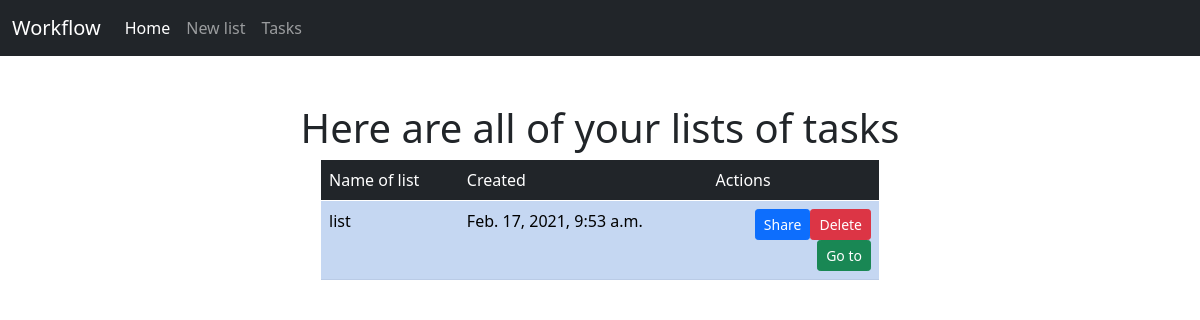
Before: / with the older database file.
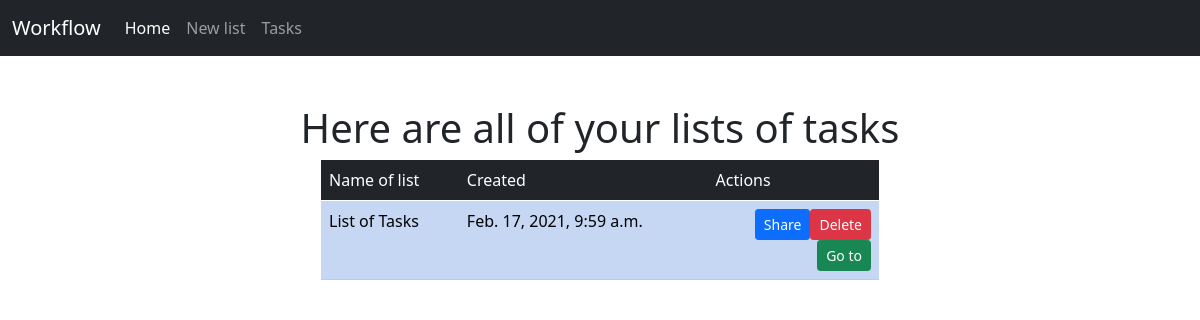
After: the same page with the newer database file.
### main_page/models.py (models this page shows, shortened)
class Bundle(models.Model):
    name = models.CharField(max_length=256, unique=True)
    created_date = models.DateTimeField('date of creation')

### main_page/views.py (the view)
# urls.py: path('', views.index, name='index'),
def index(request):
    context = {}
    data_from_site = request.POST
    print(data_from_site)
    if data_from_site.get('bundle_to_delete'):
        delete_bundle_and_tasks(data_from_site.get('bundle_to_delete'))
    if data_from_site and data_from_site.get('new_bundle_name'):
        try:
            create_new_bundle_and_tasks(data_from_site.get('new_bundle_name'), data_from_site.getlist('list_of_tasks'))
        except IntegrityError:
            context['IntegrityError'] = 'Couldn\'t create bundle. Bundle with that name already exists '
    context['all_bundles_list'] = Bundle.objects.all()
    context['data_json'] = len(Bundle.objects.all())
    return render(request, 'main_page/index.html', context)

### templates/main_page/index.html (shortened to what this page needs)
{% load static %}
<!DOCTYPE html>
<html lang="en">
<head>
    <link href="https://cdn.jsdelivr.net/npm/bootstrap@5.0.0-beta1/dist/css/bootstrap.min.css" rel="stylesheet">
    <link href="{% static 'main_page/js/jquery-ui-1.12.1/jquery-ui.min.css' %}" rel="stylesheet">
    <link href="{% static 'main_page/js/jquery-ui-1.12.1/jquery-ui.structure.min.css' %}" rel="stylesheet">
    <link href="{% static 'main_page/js/jquery-ui-1.12.1/jquery-ui.theme.min.css' %}" rel="stylesheet">
    <link href="{% static 'main_page/css/modal_stylesheet.css'%}" rel="stylesheet">
</head>
<body>
    <nav class="navbar navbar-expand-lg navbar-dark bg-dark">
        <div class="container-fluid">
            <a class="navbar-brand">Workflow</a>
            <ul class="navbar-nav me-auto">
                <li class="nav-item">
                    <a class="nav-link active" aria-current="page" href="/">Home</a>
                </li>
                <li class="nav-item">
                    <a class="nav-link" aria-current="page" href="/anothersite">New list</a>
                </li>
                <li class="nav-item">
                    <a class="nav-link" aria-current="page" href="/listtasks">Tasks</a>
                </li>
            </ul>
        </div>
    </nav>
    <div class="container mt-5">
        <h1 class="display-6 text-center">Here are all of your lists of tasks</h1>
        <table class="table table-primary table-striped table-hover w-50 mx-auto">
            <thead>
                <tr class="table-dark">
                    <td class="table-dark">Name of list</td>
                    <td class="table-dark">Created</td>
                    <td class="table-dark">Actions</td>
                </tr>
            </thead>
            <tbody>
            {% if all_bundles_list %}
                {% for bundle in all_bundles_list %}
                    <tr>
                        <td>{{ bundle.name }}</td>
                        <td>{{ bundle.created_date }}</td>
                        <td>
                            <button value="{{ bundle.name }}" class="btn btn-sm btn-danger float-end delete_button" type="button" data-bs-toggle="modal" data-bs-target="#staticBackdrop">Delete</button>
                            <button class="btn btn-sm btn-primary float-end" type="button" >Share</button>
                            <form action="{% url 'main_page:show_tasks' %}" method="post">
                                <button name="bundle_choice" value="{{ bundle.name }}" class="btn btn-sm btn-success float-end" type="submit">Go to</button>
                            </form>
                        </td>
                    </tr>
                {% endfor %}
            {% else %}
                <tr>
                    <td><a href="/anothersite">No lists yet, create one and get to work!</a></td>
                    <td></td>
                    <td></td>
                </tr>
            {% endif %}
            </tbody>
        </table>
    </div>
</body>
</html>

Changed rows visible on the page:
removed Bundle: name "list", created_date "Feb. 17, 2021, 9:53 a.m."
added Bundle: name "List of Tasks", created_date "Feb. 17, 2021, 9:59 a.m."
